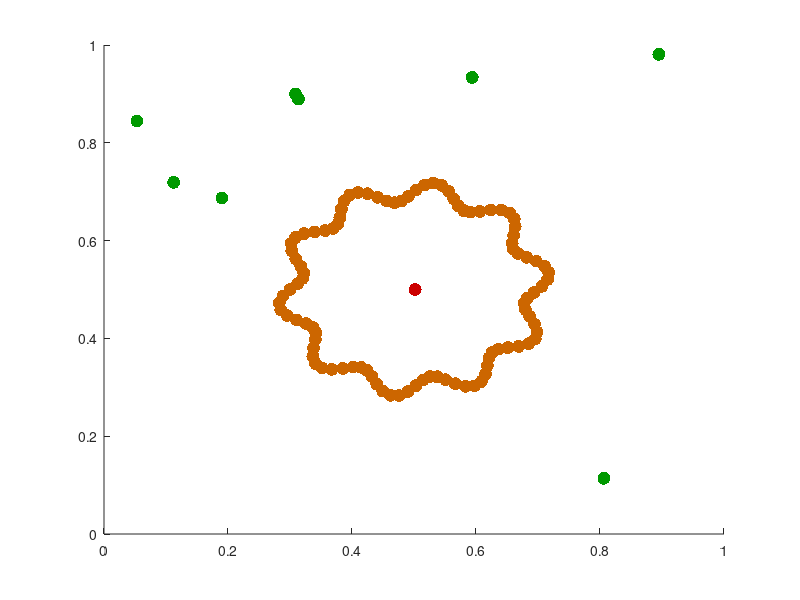

Here is the MATLAB script that generated this plot: (Note: this script raises an error after producing the figure.)
%% Fast approximate Gaussian Process (FAGP)

clear
% % 
% [x1, x2, button] = ginput(30);
% % mouse left: space; 
% %       middle: countour; 
% %       right: obstacle.
% x = [x1'; x2'];
% y = button' - 2;

% Complex obstacle

circleRadius = 1;
circleCenter = [ 2.5; 2.5 ];
points = linspace(-pi,pi,100);%-pi:pi/24:(pi-1e-3);
x_edge = circleCenter + (circleRadius + 0.1*sin(points*10) + 1e-5*randn(1,length(points))) .* [cos(points); sin(points)];
y_edge = zeros(1,size(x_edge,2));

x_full = 0.01*randn(2,1) + circleCenter;
y_full = ones(size(x_full,2));

num_free_points = 8;
x1_free = zeros(1,num_free_points);
x2_free = zeros(1,num_free_points);
y_free = zeros(1,num_free_points);
jj = 0;
while jj < num_free_points
%     rng(seed);
    jj = jj + 1;
    x1_free(jj) = 0.05 + 4.95*rand(1);
    x2_free(jj) = 0.05 + 4.95*rand(1);
    y_free(jj) = -1;
    % Checking if some of the free points are inside obstacles
    for idx = 1:size(circleCenter,2)
        dist_from_ctr = pdist2([x1_free(jj)', x2_free(jj)'], circleCenter(:,idx)');
        if dist_from_ctr <= circleRadius(idx) + 0.2
            x1_free(jj) = 0;
            x2_free(jj) = 0;
            y_free(jj) = 0;
            jj = jj - 1;
            break
        end
    end
end

x = [ x_full, x_edge, [ x1_free; x2_free ] ]/5;
y = [ y_full, y_edge, y_free ];

figure
hold on
plot(x(1,y==1), x(2,y==1), '.','markersize',28,'color',[.8 0 0]); %Interior points
plot(x(1,y==0), x(2,y==0), '.','markersize',28,'color',[.8 .4 0]); %Border points
plot(x(1,y==-1), x(2,y==-1), '.','markersize',28,'color',[0 .6 0]); %Exterior points

%%

% x = [0.2, 0.4, 0.6, 0.4, 0.6, 0.9; ...
%      0.5, 0.5, 0.5,  0.8, 0.1, 0.6];
% y = [ -1,   0,   1,   -1,  -1,  -1];
% x = [0.2, 0.4, 0.6, 0.6, 0.9, 0.55, 0.66, 0.66, 0.79, 0.08, 0.12, 0.29, 0.87, 0.91; ...
%      0.5, 0.5, 0.5, 0.1, 0.6, 0.55, 0.54, 0.33, 0.58, 0.08, 0.30, 0.16, 0.12, 0.29];
% x = [0.2, 0.4, 0.6; ...
%      0, 0, 0]; % Aligned horizontally
% x = [0.5, 0.5, 0.5; ...
%      0.1, 0.5, 0.9]; % Aligned vertically
% y = [ -1,   0,   1,  -1,  -1,    1,    1,    0,    0,   -1,   -1,   -1,   -1,   -1];
% x = [0.1, 0.5, 0.9]; % 1D case
% y = [-1, 0, 1];
% x = [0.35; 0.27];
% y = -1;

% Define the points under consideration
n = 10; % # of eigenvalues
% with n = 30, alpha = 3
% x = [0.2, 0.4, 0.6, 0.6, 0.9, 0.55, 0.66, 0.66, 0.79, 0.08, 0.12, 0.29, 0.87, 0.91; ...
%      0.5, 0.5, 0.5, 0.1, 0.6, 0.55, 0.54, 0.33, 0.58, 0.08, 0.30, 0.16, 0.12, 0.29];
% y = [ -1,   0,   1,  -1,  -1,    1,    1,    0,    0,   -1,   -1,   -1,   -1,   -1];

% X = [linspace(-1,1,50); linspace(-1,1,50)]';
[ X1, X2 ] = meshgrid(linspace(0,1,50), linspace(0,1,50));
X = [ X1(:), X2(:) ];

% Define the phi functions
% phi accepts row vector n and column vector x
%     it returns a length(x)-by-length(n) matrix

l = 0.1; % Scale factor
alpha = 3;%sqrt(2); % Global scale factor
epsilon = 1/(sqrt(2)*l); % Parameter depending on scale factor
R = 1;

for eigv = n:5:3*n
    tic
    [ K_tilde, cov_ys, K_app, Ks_app, lambdas, indices ] = approximateKernel(x', X, eigv, epsilon, alpha);

    ys = K_tilde*y';
    toc

    figure('Position', [300, 100, 1200, 400])
    subplot(1,3,1)
    hold on
    surface(X1, X2, reshape(ys, 50, 50) - max(ys), 'FaceColor','interp','EdgeColor','interp');
    % quiver(xs(1,:), xs(2,:), ys_grad(1,:), ys_grad(2,:),'color',[.2 .2 .2]);
    plot(x(1,y==1), x(2,y==1), '.','markersize',28,'color',[.8 0 0]); %Interior points
    plot(x(1,y==0), x(2,y==0), '.','markersize',28,'color',[.8 .4 0]); %Border points
    plot(x(1,y==-1), x(2,y==-1), '.','markersize',28,'color',[0 .6 0]); %Exterior points
    contour(X1, X2, reshape(ys, 50, 50), [0,0], 'linewidth',2,'color',rand(1,3));
    title(['FAGP using ', num2str(eigv), ' eigenvalues'])
    axis equal
    subplot(1,3,2)
    hold on
    surface(X1, X2, reshape(diag(cov_ys), 50, 50) - 1*max(diag(cov_ys)), 'FaceColor','interp','EdgeColor','interp');
    % quiver(xs(1,:), xs(2,:), ys_grad(1,:), ys_grad(2,:),'color',[.2 .2 .2]);
    plot(x(1,y==1), x(2,y==1), '.','markersize',28,'color',[.8 0 0]); %Interior points
    plot(x(1,y==0), x(2,y==0), '.','markersize',28,'color',[.8 .4 0]); %Border points
    plot(x(1,y==-1), x(2,y==-1), '.','markersize',28,'color',[0 .6 0]); %Exterior points
    contour(X1, X2, reshape(ys, 50, 50), [0,0], 'linewidth',2,'color',rand(1,3));
    title('Uncertainty')
    axis equal
    subplot(1,3,3)
    surf(reshape(indices(:,1), [eigv,eigv]), reshape(indices(:,2), [eigv,eigv]), reshape(lambdas, [eigv,eigv]))
    title(['Eigenvalues with \alpha = ', num2str(alpha), ' and l = ', num2str(l)])
    view(70,20)
    drawnow
    
    pause(2);
end

% Classic GP
l = 0.1; % Scale factor
epsilon = 1/(sqrt(2)*l); % Parameter depending on scale factor
tic
K = exp(-epsilon^2*pdist2(x', x').^2);
Ks = exp(-epsilon^2*pdist2(X, x').^2);
Kss = exp(-epsilon^2*pdist2(X, X).^2);

% Thin plate cov
% K = 2*abs(pdist2(x', x').^3) - 3*R*pdist2(x', x').^2 + R^3;
% Ks = 2*abs(pdist2(X, x').^3) - 3*R*pdist2(X, x').^2 + R^3;

ys_std = Ks/(K + 1e-5*eye(size(x,2)))*y';
cov_std = Kss - Ks/K*Ks';
toc
% ys2 = Ks_app/K_app*y';

% Plots

% figure
% hold on
% surface(X1, X2, reshape(ys, 50, 50) - max(ys), 'FaceColor','interp','EdgeColor','interp');
% plot(x(1,y==1), x(2,y==1), '.','markersize',28,'color',[.8 0 0]); %Interior points
% plot(x(1,y==0), x(2,y==0), '.','markersize',28,'color',[.8 .4 0]); %Border points
% plot(x(1,y==-1), x(2,y==-1), '.','markersize',28,'color',[0 .6 0]); %Exterior points
% contour(X1, X2, reshape(ys, 50, 50), [0,0], 'linewidth',2,'color',rand(1,3));
        
figure('Position', [800, 400, 1000, 400])
subplot(1,2,1)
hold on
surface(X1, X2, reshape(ys_std, 50, 50) - max(ys_std), 'FaceColor','interp','EdgeColor','interp');
plot(x(1,y==1), x(2,y==1), '.','markersize',28,'color',[.8 0 0]); %Interior points
plot(x(1,y==0), x(2,y==0), '.','markersize',28,'color',[.8 .4 0]); %Border points
plot(x(1,y==-1), x(2,y==-1), '.','markersize',28,'color',[0 .6 0]); %Exterior points
contour(X1, X2, reshape(ys_std, 50, 50), [0,0], 'linewidth',2,'color',rand(1,3));
title('Classic GP formula');
subplot(1,2,2)
hold on
surface(X1, X2, reshape(diag(cov_std), 50, 50) - max(diag(cov_std)), 'FaceColor','interp','EdgeColor','interp');
plot(x(1,y==1), x(2,y==1), '.','markersize',28,'color',[.8 0 0]); %Interior points
plot(x(1,y==0), x(2,y==0), '.','markersize',28,'color',[.8 .4 0]); %Border points
plot(x(1,y==-1), x(2,y==-1), '.','markersize',28,'color',[0 .6 0]); %Exterior points
contour(X1, X2, reshape(ys_std, 50, 50), [0,0], 'linewidth',2,'color',rand(1,3));

%% Approximated Gaussian Kernel

function [ K_tilde, covariance, K_approx, Ks_approx, lambda_comb, idx_comb ] ...
    = approximateKernel(x, xp, n, ep, alpha)

    % Combinations
    [ index1, index2 ] = ndgrid(1:n, 1:n);
    idx_comb = [ index1(:), index2(:) ];
    phi_comb = zeros(size(x,1), size(idx_comb,1));
    phip_comb = zeros(size(xp,1), size(idx_comb,1));
    lambda_comb = zeros(1,size(idx_comb,1));
%     Lambda_hat = zeros(n^2);
%     K1_tilde = zeros(size(xp,1), size(x,1));
%     K2_tilde = zeros(size(x,1));
%     K_approx = zeros(size(x,1));
%     Ks_approx = zeros(size(xp,1), size(x,1));
%     tic
    for idx = 1:size(idx_comb,1)
        % phi_comb is phi_m(x1)*phi_p(x2), where x1, x2 the dims of x and
        % (m,p) all the grid combinations of n eigenvalues (n^dims in
        % total)
        phi_comb(:,idx) = eigenFnct(x(:,1), idx_comb(idx,1), ep, alpha).*...
            eigenFnct(x(:,2), idx_comb(idx,2), ep, alpha);
        lambda_comb(idx) = eigenValue(idx_comb(idx,1), ep, alpha)*eigenValue(idx_comb(idx,2), ep, alpha);
        
        phip_comb(:,idx) = eigenFnct(xp(:,1), idx_comb(idx,1), ep, alpha).*...
            eigenFnct(xp(:,2), idx_comb(idx,2), ep, alpha);
        


% not used
%         K_approx = K_approx + lambda_comb(idx)*phi_comb(:,idx_comb(idx,1))* ...
%             phi_comb(:,idx_comb(idx,2))'; % WRONG! I ALREADY DID THE COMBINATIONS OF PHI, AND
        % THE SUMMATION IS OVER THE SAME INDEX bold n!!!
        
%         Ks_approx = Ks_approx + lambda_comb(idx)*phip_comb(:,idx_comb(idx,1))* ...
%             phi_comb(:,idx_comb(idx,2))';
        
%         inv_SigmaN = 1./1e-5*eye(size(x,1));
%         Lambda_hat = Lambda_hat + phi_comb(:,idx_comb(idx,1))'* ...
%             inv_SigmaN*phi_comb(:,idx_comb(idx,2));
    end
%     toc

    phi_comb = eigenFnct(x(:,1), idx_comb(:,1)', ep, alpha).*...
            eigenFnct(x(:,2), idx_comb(:,2)', ep, alpha);
        
    phip_comb = eigenFnct(xp(:,1), idx_comb(:,1)', ep, alpha).*...
            eigenFnct(xp(:,2), idx_comb(:,2)', ep, alpha);
    lambda_comb = eigenValue(idx_comb(:,1), ep, alpha).*eigenValue(idx_comb(:,2), ep, alpha);
    
    
    inv_SigmaN = 1./1e-5*eye(size(x,1));
    Lambda_hat = phi_comb'*inv_SigmaN*phi_comb + diag(1./lambda_comb);
    
    K_tilde = phip_comb*diag(lambda_comb)*phi_comb'*(inv_SigmaN - inv_SigmaN*phi_comb/Lambda_hat*phi_comb'*inv_SigmaN);
    covariance = phip_comb*diag(lambda_comb)*phip_comb' - K_tilde*phi_comb*diag(lambda_comb)*phip_comb';
    
%     for idx = 1:size(idx_comb,1)
%         K1_tilde = K1_tilde + phip_comb(:,idx_comb(idx,1))* ...
%             lambda_comb(idx)*phi_comb(:,idx_comb(idx,2))';
% %         K2_tilde = K2_tilde + phi_comb(:,idx_comb(idx,1))/ ...
% %             Lambda_hat(idx,idx)*phi_comb(:,idx_comb(idx,2))';
%     end
%     K2_tilde = K2_tilde + phi_comb(:,idx_comb(idx,1))/ ...
%     Lambda_hat(idx,idx)*phi_comb(:,idx_comb(idx,2))';
%     K_tilde = K1_tilde*(inv_SigmaN - inv_SigmaN*K2_tilde*inv_SigmaN);
    
    K_approx = phi_comb*diag(lambda_comb)*phi_comb';
    Ks_approx = phip_comb*diag(lambda_comb)*phi_comb';
%     for ii = 1:size(idx_comb,1)
%         K_approx = K_approx + lambda_comb(ii)*phi_comb(:,ii)*phi_comb(:,ii)';
%         Ks_approx = Ks_approx + lambda_comb(ii)*phip_comb(:,ii)*phi_comb(:,ii)';
%     end
end

function phi = eigenFnct(x_1D, n_eigv, ep, alpha)

    % Compute the eigenfunction phi corresponding to the eigenvalue n_eigv
    % using one of the dimensions of x "x_1D".
    beta = (1 + (2*ep/alpha)^2)^0.25;
    Gamma = sqrt(beta./(2.^(n_eigv-1).*gamma(n_eigv)));
    delta2 = alpha^2/2*(beta^2 - 1);
    
    phi = exp(-delta2*x_1D.^2)*Gamma.*hermiteH(n_eigv-1, alpha*beta*x_1D);
end

function lambda = eigenValue(n_eigv, ep, alpha)
    % Decreasing eigenvalues computation
    beta = (1 + (2*ep/alpha)^2)^0.25;
    delta2 = alpha^2/2*(beta^2 - 1);
    lambda = sqrt(alpha^2/(alpha^2 + delta2 + ep^2))*(ep^2/(alpha^2 + delta2 + ep^2)).^(n_eigv-1);
end

function [y, H0] = hermiteH(n, x)

    % Hermite polynomial function.
    % n is the row vector of the desired degrees of the hermite polynomial,
    % x is the column vector of the input. 
    x = sqrt(2)*x;
    y = zeros(size(x,1), length(n));
    for j = 1:length(n)
        H0 = 1;
        H1 = [1,0];
        for i = 1:n(j)
            H0_1 = i * H0;
            H0_2 = conv ( [0,0,1], H0_1 );
            H2 = conv( [1,0], H1 ) - H0_2;
            H0 = H1;
            H1 = H2;
        end
        for i = 1:n(j)+1
            y(:,j) = y(:,j) + x.^(n(j)+1-i) * H0(i);
        end
        y(:,j) = 2^(n(j)/2)*y(:,j);
    end
end
